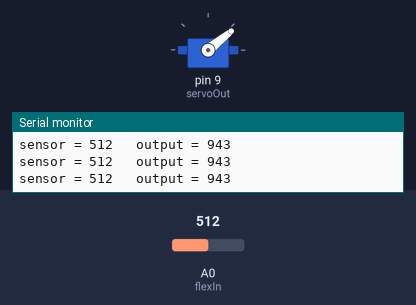
Bench run of a sketch on a simulated Arduino Uno, built with avr-gcc and run on an emulated ATmega328P. Shown: servo, the last lines printed to the serial monitor. The inputs (shaded band) are chosen by the test bench; at power-on: A0 (flexIn) = 512.

Above: at 1.2 s.
1.3 s: A0 (flexIn) set to 536
At 2.4 s:
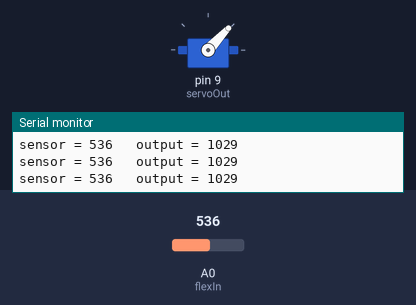
2.8 s: A0 (flexIn) set to 306
At 3.8 s:
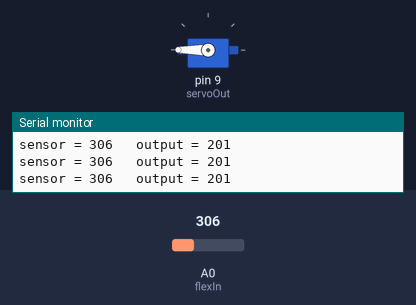
4.3 s: A0 (flexIn) set to 285
At 5.5 s:
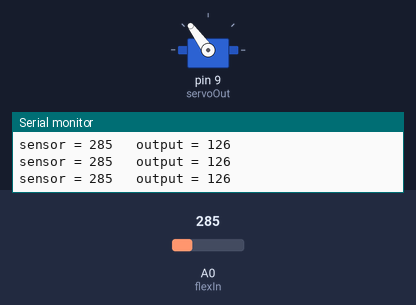
5.8 s: A0 (flexIn) set to 268
At 7.0 s:
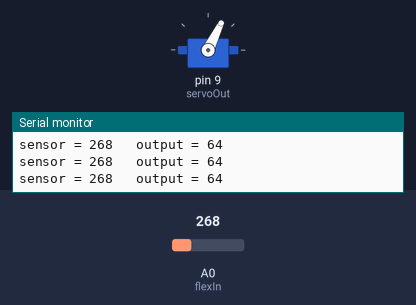
7.3 s: A0 (flexIn) set to 122
At 7.9 s:
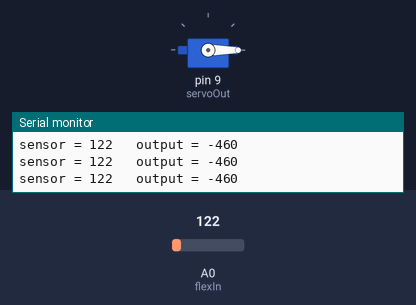
8.8 s: A0 (flexIn) set to 209
11.8 s: A0 (flexIn) set to 233
Timing chart, 0 to 14.8 s (numbered marks = the images above; inputs shaded):
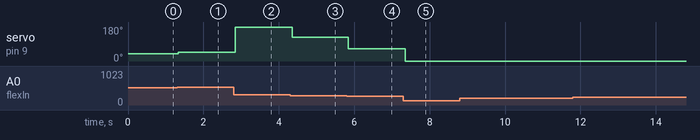

Measured:
- the behaviour switches between 278 and 277 on A0 (flexIn) (found by bisection; images 3 and 4)
- after the input at 1.3 s, servo on pin 9 (servoOut): 39° → 47° at once
- after the input at 2.8 s, servo on pin 9 (servoOut): 47° → 180° at once
- after the input at 4.3 s, servo on pin 9 (servoOut): 180° → 126° after 0.05 s
- after the input at 5.8 s, servo on pin 9 (servoOut): 126° → 64° at once
- after the input at 7.3 s, servo on pin 9 (servoOut): 64° → 0° after 0.06 s

The sketch:

tutorial_flex.ino
```cpp
#include <Servo.h>

const int flexIn = A0;
const int servoOut = 9;


int flexValue = 0;
int servoAngle = 0;

Servo servo1;

void setup() {
  Serial.begin(9600);
  servo1.attach(servoOut);
}

void loop() {

  flexValue = analogRead(flexIn);

  //servoAngle = map(flexValue, 600, 900, 0, 180);
  servoAngle = map(flexValue, 250, 300, 0, 180);


  Serial.print("sensor = " );
  Serial.print(flexValue);
  Serial.print("\t output = ");
  Serial.println(servoAngle);

  servo1.write(servoAngle);

  //Servo::refresh();

}
```
